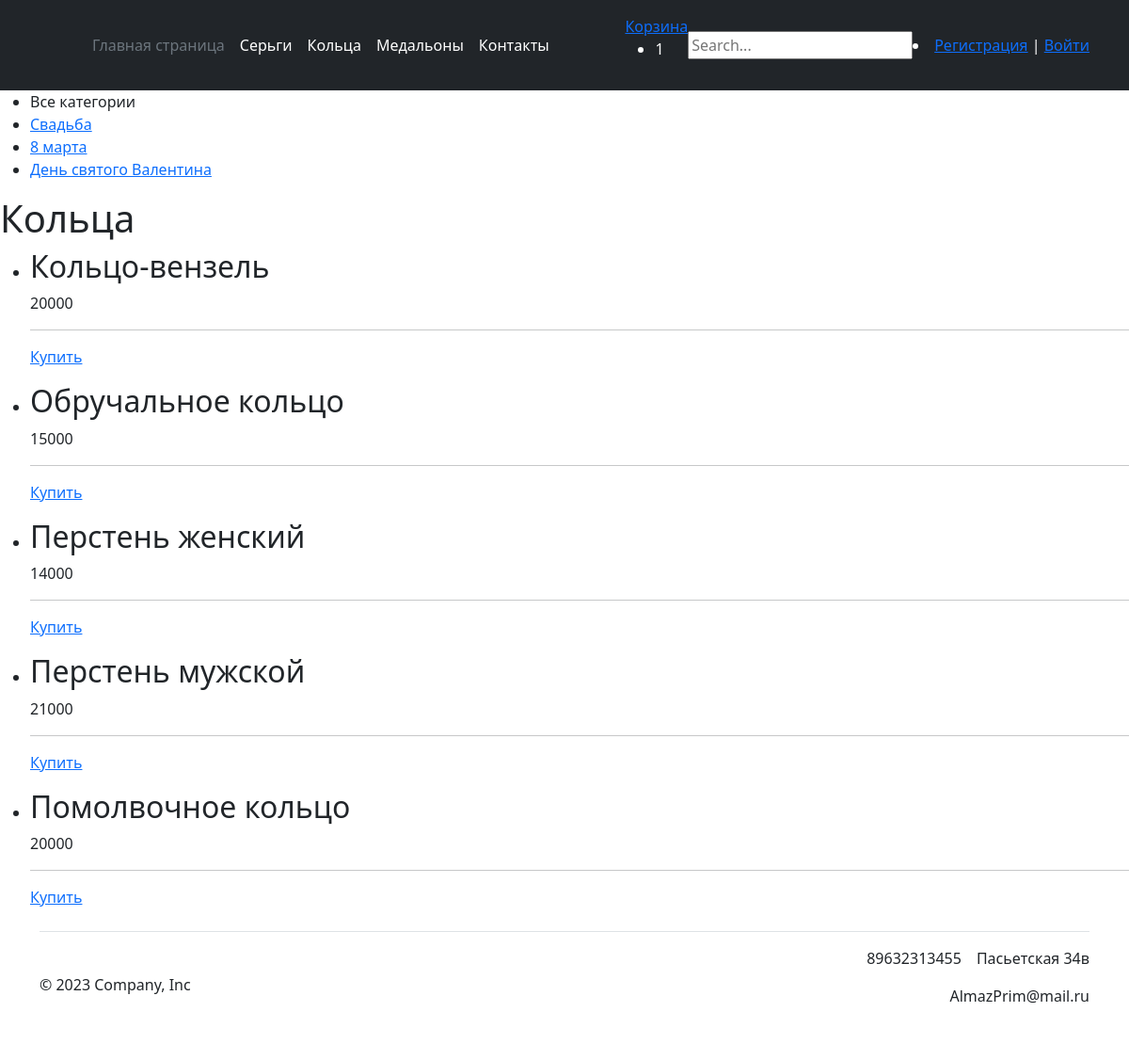
The page /ring/ on the database its author committed.
### catalog/models.py (models this page shows, shortened)
class Category(models.Model):
    name = models.CharField(max_length=100, db_index=True)
    def get_absolute_url(self):
        return reverse('category', kwargs={'cat_id': self.pk})
    class Meta:
        verbose_name = 'Категория'
        verbose_name_plural = 'Категории'
        ordering = ['id']

class Ring(models.Model):
    titleRing = models.CharField('Название', max_length=50)
    metalRing = models.TextField('Материал')
    priceRing = models.IntegerField('Цена')
    cat = models.ForeignKey('Category', on_delete=models.PROTECT, null=True)
    def get_absolute_url(self):
        return reverse('post_ring', kwargs={'ring_id': self.pk})
    class Meta:
        verbose_name = 'Кольца'
        ordering = ['titleRing']

### catalog/views.py (the view)
# urls.py: path('ring/', ring, name='ring'),
def ring(request):
    rings = Ring.objects.all()
    cats = Category.objects.all()
    context = {
        'ring': rings,
        'cats': cats,
        'title': 'Кольца',
        'cat_selected': 0,
    }
    return render(request, 'shop/rings.html', context=context)

### catalog/templates/shop/rings.html
{% extends 'shop/base.html' %}
{% block content %}
<h1>{{title}}</h1>
<ul>
  {% for p in ring %}
	<li>
		<h2>{{p.titleRing}}</h2>
		<p>{{p.priceRing}}</p>
		<hr>
	</li>
	<p class="link-read-post"><a href="{{ p.get_absolute_url }}">Купить</a></p>
	{% endfor %}
</ul>
{% endblock %}

### catalog/templates/shop/base.html (shortened to what this page needs)
<!DOCTYPE html>
{% load static %}
<html lang="en">
<head>
    <link rel="stylesheet" href="https://cdn.jsdelivr.net/npm/bootstrap@5.2.3/dist/css/bootstrap.min.css">
</head>
<body>
<header class="p-3 text-bg-dark">
    <div class="container">
      <div class="d-flex flex-wrap align-items-center justify-content-center justify-content-lg-start">
        <a href="/" class="d-flex align-items-center mb-2 mb-lg-0 text-white text-decoration-none">
          <svg class="bi me-2" width="40" height="32" role="img" aria-label="Bootstrap"><use xlink:href="#bootstrap"></use></svg>
        </a>
        <ul class="nav col-12 col-lg-auto me-lg-auto mb-2 justify-content-center mb-md-0">
          <li><a href="{% url 'home' %}" class="nav-link px-2 text-secondary">Главная страница</a></li>
          <li><a href="{% url 'earrings' %}" class="nav-link px-2 text-white">Серьги</a></li>
          <li><a href="{% url 'ring' %}" class="nav-link px-2 text-white">Кольца</a></li>
          <li><a href="{% url 'medallion' %}" class="nav-link px-2 text-white">Медальоны</a></li>
          <li><a href="#Contacts" class="nav-link px-2 text-white">Контакты</a></li>
        </ul>
          <div class="basket-container">
                    <a href="#">Корзина </a>
                    <div class="basket-items hidden">
                        <ul class="">
                            <li>1</li>
                        </ul>
                    </div>
                </div>
          <form action="{% url 'search_results' %}" method="get">
              <input name="q" type="text" placeholder="Search...">
          </form>
        <div class="text-end">
            {% if request.user.is_authenticated %}
				<li class="last"> {{user.username}} | <a href="{% url 'logout' %}">Выйти</a></li>
				{% else %}
				<li class="last"><a href="{% url 'register' %}">Регистрация</a> | <a href="{% url 'login' %}">Войти</a></li>
				{% endif %}
        </div>
      </div>
    </div>
  </header>
<td valign="top" class="left-chapters">
	<ul id="leftchapters">
{% if cat_selected == 0 %}
		<li class="selected">Все категории</li>
{% else %}
		<li><a href="{% url 'home' %}">Все категории</a></li>
{% endif %}
{% for c in cats %}
	{% if c.pk == cat_selected %}
		<li class="selected">{{c.name}}</li>
	{% else %}
		<li><a href="{{ c.get_absolute_url }}">{{c.name}}</a></li>
	{% endif %}
{% endfor %}
	</ul>
</td>
{% block content %}
{% endblock %}
<div class="container">
  <footer id="Contacts" class="d-flex flex-wrap justify-content-between align-items-center py-3 my-4 border-top">
    <div class="col-md-4 d-flex align-items-center">
      <span class="mb-3 mb-md-0 text-body-secondary">© 2023 Company, Inc</span>
    </div>
    <ul class="nav col-md-4 justify-content-end list-unstyled d-flex">
      <li class="ms-3"><p class="text-body-secondary" >89632313455</p></li>
      <li class="ms-3"><p class="text-body-secondary" >Пасьетская 34в</p></li>
      <li class="ms-3"><p class="text-body-secondary" >AlmazPrim@mail.ru</p></li>
    </ul>
  </footer>
</div>
</body>
</html>

### rows shown on the page
Category: name "Свадьба"
Category: name "8 марта"
Category: name "День святого Валентина"
Ring: titleRing "Кольцо-вензель", priceRing "20000"
Ring: titleRing "Обручальное кольцо", priceRing "15000"
Ring: titleRing "Перстень женский", priceRing "14000"
Ring: titleRing "Перстень мужской", priceRing "21000"
Ring: titleRing "Помолвочное кольцо", priceRing "20000"

### other values the page prints
{{ title }} "Кольца"
